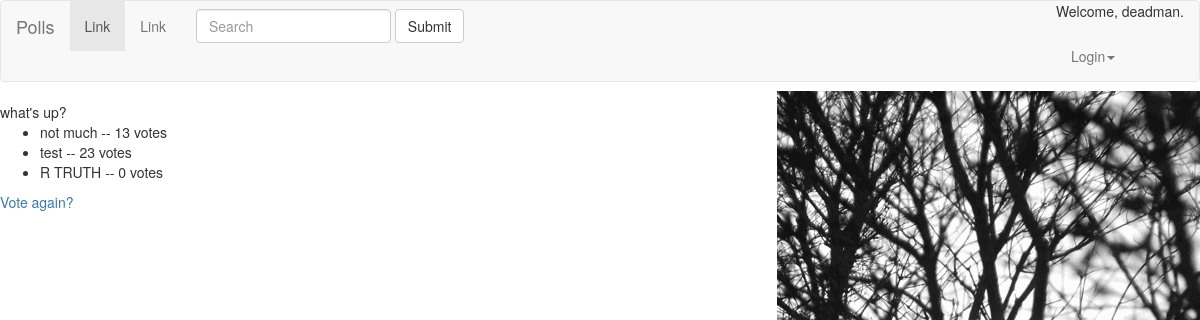
The app's page /polls/1/results/ (signed in) with its own data.
### polls/models.py (models this page shows, shortened)
class Question(models.Model):
     question_text = models.CharField(max_length=200)
     pub_date = models.DateTimeField('date published')
     def was_published_recently(self):
         now = timezone.now()
         return now - datetime.timedelta(days=1) <= self.pub_date <= now
     was_published_recently.admin_order_field = 'pub_date'
     was_published_recently.boolean = True
     was_published_recently.short_description = 'Published recently ?'

class Choice(models.Model):
     question = models.ForeignKey(Question, on_delete=models.CASCADE)
     choice_text = models.CharField(max_length=200)
     votes = models.IntegerField(default=0)

### polls/views.py (the view)
# urls.py: url(r'^(?P<pk>[0-9]+)/results/$', views.ResultsView.as_view(), name='results'),
class ResultsView(generic.DetailView):
    model = Question
    template_name = 'polls/results.html'

### polls/templates/polls/results.html
{% extends './base.html' %}¬
{% block content %}
<h>{{ question.question_text }}</h1>
<ul>
{% for choice in question.choice_set.all %}
    <li>{{ choice.choice_text }} -- {{ choice.votes }} vote{{ choice.votes|pluralize }}</li>
{% endfor %}
</ul>
<a href="{% url 'polls:detail' question.id %}">Vote again?</a>
{% endblock %}¬

### polls/templates/polls/base.html (shortened to what this page needs)
<CTYPE html>
<html lang="en">
  <head>
    <link href="/static/polls/style.css" type="text/css" rel="stylesheet">
    <link href="/static/bootstrap/css/bootstrap.min.css" rel="stylesheet">
  </head>
  <body>
<nav class="navbar navbar-default">
  <div class="container-fluid">
    <div class="navbar-header">
      <a class="navbar-brand" href="#">Polls</a>
    </div>
    <div class="collapse navbar-collapse" id="bs-example-navbar-collapse-1">
      <ul class="nav navbar-nav">
        <li class="active"><a href="#">Link <span class="sr-only">(current)</span></a></li>
        <li><a href="#">Link</a></li>
      </ul>
      <form class="navbar-form navbar-left">
        <div class="form-group">
          <input type="text" class="form-control" placeholder="Search">
        </div>
        <button type="submit" class="btn btn-default">Submit</button>
      </form>
      <ul class="nav navbar-nav navbar-right">
        <p>Welcome, {{ user.username }}.</p>
        <li class="dropdown">
          <a href="#" class="dropdown-toggle" data-toggle="dropdown" role="button" aria-haspopup="true" aria-expanded="false">Login<span class="caret"></span></a>
        </li>
      </ul>
    </div>
  </div>
</nav>
{% block content %}
{% endblock %}
</body>
</html>

### polls/static/polls/style.css (style rules this page uses)
li a { color: green; }
body { background: white url("images/i1.gif") no-repeat right; }

### records on screen
Question: question_text "what's up?"
Choice: choice_text "not much", votes "13"
Choice: choice_text "test", votes "23"
Choice: choice_text "R TRUTH", votes "0"

### other values on screen
{{ user.username }} "deadman"
